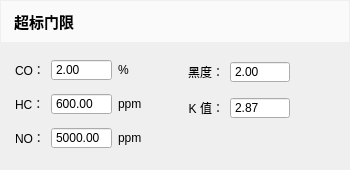
           <widget class="QWidget" name="verticalWidget_5" native="true">
            <property name="sizePolicy">
             <sizepolicy hsizetype="Preferred" vsizetype="Preferred">
              <horstretch>0</horstretch>
              <verstretch>0</verstretch>
             </sizepolicy>
            </property>
            <property name="minimumSize">
             <size>
              <width>0</width>
              <height>0</height>
             </size>
            </property>
            <property name="maximumSize">
             <size>
              <width>16777215</width>
              <height>16777215</height>
             </size>
            </property>
            <property name="styleSheet">
             <string notr="true">QWidget#verticalWidget_5
{
border:1px solid lightGray;
background-color: rgb(250, 250, 250);
}</string>
            </property>
            <layout class="QVBoxLayout" name="verticalLayout_12">
             <property name="spacing">
              <number>2</number>
             </property>
             <property name="leftMargin">
              <number>1</number>
             </property>
             <property name="topMargin">
              <number>1</number>
             </property>
             <property name="rightMargin">
              <number>1</number>
             </property>
             <property name="bottomMargin">
              <number>1</number>
             </property>
             <item>
              <widget class="QLabel" name="label_title_5">
               <property name="sizePolicy">
                <sizepolicy hsizetype="Preferred" vsizetype="Fixed">
                 <horstretch>0</horstretch>
                 <verstretch>0</verstretch>
                </sizepolicy>
               </property>
               <property name="minimumSize">
                <size>
                 <width>0</width>
                 <height>41</height>
                </size>
               </property>
               <property name="font">
                <font>
                 <family>微软雅黑</family>
                 <pointsize>11</pointsize>
                 <weight>75</weight>
                 <bold>true</bold>
                </font>
               </property>
               <property name="styleSheet">
                <string notr="true">background-color: rgb(250, 250, 250);
padding-left:9px;</string>
               </property>
               <property name="text">
                <string>超标门限</string>
               </property>
              </widget>
             </item>
             <item>
              <widget class="QWidget" name="widget_10" native="true">
               <layout class="QGridLayout" name="gridLayout_10">
                <property name="leftMargin">
                 <number>14</number>
                </property>
                <property name="topMargin">
                 <number>15</number>
                </property>
                <property name="bottomMargin">
                 <number>20</number>
                </property>
                <property name="horizontalSpacing">
                 <number>45</number>
                </property>
                <property name="verticalSpacing">
                 <number>20</number>
                </property>
                <item row="0" column="1">
                 <spacer name="horizontalSpacer_12">
                  <property name="orientation">
                   <enum>Qt::Horizontal</enum>
                  </property>
                  <property name="sizeHint" stdset="0">
                   <size>
                    <width>40</width>
                    <height>20</height>
                   </size>
                  </property>
                 </spacer>
                </item>
                <item row="0" column="0">
                 <layout class="QHBoxLayout" name="horizontalLayout_3">
                  <property name="spacing">
                   <number>6</number>
                  </property>
                  <property name="leftMargin">
                   <number>0</number>
                  </property>
                  <property name="topMargin">
                   <number>0</number>
                  </property>
                  <property name="rightMargin">
                   <number>10</number>
                  </property>
                  <property name="bottomMargin">
                   <number>0</number>
                  </property>
                  <item>
                   <layout class="QGridLayout" name="gridLayout">
                    <property name="verticalSpacing">
                     <number>12</number>
                    </property>
                    <item row="1" column="1">
                     <widget class="QDoubleSpinBox" name="doubleSpinBox_threshold_HC">
                      <property name="sizePolicy">
                       <sizepolicy hsizetype="Preferred" vsizetype="Fixed">
                        <horstretch>0</horstretch>
                        <verstretch>0</verstretch>
                       </sizepolicy>
                      </property>
                      <property name="minimumSize">
                       <size>
                        <width>60</width>
                        <height>0</height>
                       </size>
                      </property>
                      <property name="buttonSymbols">
                       <enum>QAbstractSpinBox::NoButtons</enum>
                      </property>
                      <property name="maximum">
                       <double>10000.000000000000000</double>
                      </property>
                      <property name="value">
                       <double>600.000000000000000</double>
                      </property>
                     </widget>
                    </item>
                    <item row="1" column="0">
                     <widget class="QLabel" name="label_10">
                      <property name="text">
                       <string>HC：</string>
                      </property>
                      <property name="alignment">
                       <set>Qt::AlignLeading|Qt::AlignLeft|Qt::AlignVCenter</set>
                      </property>
                     </widget>
                    </item>
                    <item row="0" column="2">
                     <widget class="QLabel" name="label_9">
                      <property name="text">
                       <string>%</string>
                      </property>
                     </widget>
                    </item>
                    <item row="1" column="2">
                     <widget class="QLabel" name="label_11">
                      <property name="text">
                       <string>ppm</string>
                      </property>
                     </widget>
                    </item>
                    <item row="0" column="1">
                     <widget class="QDoubleSpinBox" name="doubleSpinBox_threshold_CO">
                      <property name="sizePolicy">
                       <sizepolicy hsizetype="Preferred" vsizetype="Fixed">
                        <horstretch>0</horstretch>
                        <verstretch>0</verstretch>
                       </sizepolicy>
                      </property>
                      <property name="minimumSize">
                       <size>
                        <width>60</width>
                        <height>0</height>
                       </size>
                      </property>
                      <property name="buttonSymbols">
                       <enum>QAbstractSpinBox::NoButtons</enum>
                      </property>
                      <property name="value">
                       <double>2.000000000000000</double>
                      </property>
                     </widget>
                    </item>
                    <item row="0" column="0">
                     <widget class="QLabel" name="label_8">
                      <property name="text">
                       <string>CO：</string>
                      </property>
                      <property name="alignment">
                       <set>Qt::AlignLeading|Qt::AlignLeft|Qt::AlignVCenter</set>
                      </property>
                     </widget>
                    </item>
                    <item row="2" column="2">
                     <widget class="QLabel" name="label_13">
                      <property name="text">
                       <string>ppm</string>
                      </property>
                     </widget>
                    </item>
                    <item row="2" column="1">
                     <widget class="QDoubleSpinBox" name="doubleSpinBox_threshold_NO">
                      <property name="sizePolicy">
                       <sizepolicy hsizetype="Preferred" vsizetype="Fixed">
                        <horstretch>0</horstretch>
                        <verstretch>0</verstretch>
                       </sizepolicy>
                      </property>
                      <property name="minimumSize">
                       <size>
                        <width>60</width>
                        <height>0</height>
                       </size>
                      </property>
                      <property name="buttonSymbols">
                       <enum>QAbstractSpinBox::NoButtons</enum>
                      </property>
                      <property name="maximum">
                       <double>10000.000000000000000</double>
                      </property>
                      <property name="value">
                       <double>5000.000000000000000</double>
                      </property>
                     </widget>
                    </item>
                    <item row="2" column="0">
                     <widget class="QLabel" name="label_12">
                      <property name="text">
                       <string>NO：</string>
                      </property>
                      <property name="alignment">
                       <set>Qt::AlignLeading|Qt::AlignLeft|Qt::AlignVCenter</set>
                      </property>
                     </widget>
                    </item>
                   </layout>
                  </item>
                  <item>
                   <spacer name="horizontalSpacer_5">
                    <property name="orientation">
                     <enum>Qt::Horizontal</enum>
                    </property>
                    <property name="sizeHint" stdset="0">
                     <size>
                      <width>40</width>
                      <height>20</height>
                     </size>
                    </property>
                   </spacer>
                  </item>
                  <item>
                   <layout class="QGridLayout" name="gridLayout_2">
                    <property name="verticalSpacing">
                     <number>12</number>
                    </property>
                    <item row="0" column="1">
                     <widget class="QDoubleSpinBox" name="doubleSpinBox_threshold_opacity">
                      <property name="sizePolicy">
                       <sizepolicy hsizetype="Preferred" vsizetype="Fixed">
                        <horstretch>0</horstretch>
                        <verstretch>0</verstretch>
                       </sizepolicy>
                      </property>
                      <property name="minimumSize">
                       <size>
                        <width>60</width>
                        <height>0</height>
                       </size>
                      </property>
                      <property name="focusPolicy">
                       <enum>Qt::WheelFocus</enum>
                      </property>
                      <property name="buttonSymbols">
                       <enum>QAbstractSpinBox::NoButtons</enum>
                      </property>
                      <property name="value">
                       <double>2.000000000000000</double>
                      </property>
                     </widget>
                    </item>
                    <item row="1" column="1">
                     <widget class="QDoubleSpinBox" name="doubleSpinBox_threshold_K">
                      <property name="sizePolicy">
                       <sizepolicy hsizetype="Preferred" vsizetype="Fixed">
                        <horstretch>0</horstretch>
                        <verstretch>0</verstretch>
                       </sizepolicy>
                      </property>
                      <property name="minimumSize">
                       <size>
                        <width>60</width>
                        <height>0</height>
                       </size>
                      </property>
                      <property name="buttonSymbols">
                       <enum>QAbstractSpinBox::NoButtons</enum>
                      </property>
                      <property name="value">
                       <double>2.870000000000000</double>
                      </property>
                     </widget>
                    </item>
                    <item row="1" column="0">
                     <widget class="QLabel" name="label_15">
                      <property name="sizePolicy">
                       <sizepolicy hsizetype="Fixed" vsizetype="Preferred">
                        <horstretch>0</horstretch>
                        <verstretch>0</verstretch>
                       </sizepolicy>
                      </property>
                      <property name="text">
                       <string>K 值：</string>
                      </property>
                      <property name="alignment">
                       <set>Qt::AlignRight|Qt::AlignTrailing|Qt::AlignVCenter</set>
                      </property>
                     </widget>
                    </item>
                    <item row="2" column="0">
                     <widget class="QLabel" name="label_16">
                      <property name="sizePolicy">
                       <sizepolicy hsizetype="Preferred" vsizetype="Fixed">
                        <horstretch>0</horstretch>
                        <verstretch>0</verstretch>
                       </sizepolicy>
                      </property>
                      <property name="text">
                       <string/>
                      </property>
                      <property name="alignment">
                       <set>Qt::AlignRight|Qt::AlignTrailing|Qt::AlignVCenter</set>
                      </property>
                     </widget>
                    </item>
                    <item row="0" column="0">
                     <widget class="QLabel" name="label_14">
                      <property name="sizePolicy">
                       <sizepolicy hsizetype="Fixed" vsizetype="Preferred">
                        <horstretch>0</horstretch>
                        <verstretch>0</verstretch>
                       </sizepolicy>
                      </property>
                      <property name="text">
                       <string>黑度：</string>
                      </property>
                      <property name="alignment">
                       <set>Qt::AlignRight|Qt::AlignTrailing|Qt::AlignVCenter</set>
                      </property>
                     </widget>
                    </item>
                   </layout>
                  </item>
                 </layout>
                </item>
               </layout>
              </widget>
             </item>
            </layout>
           </widget>
